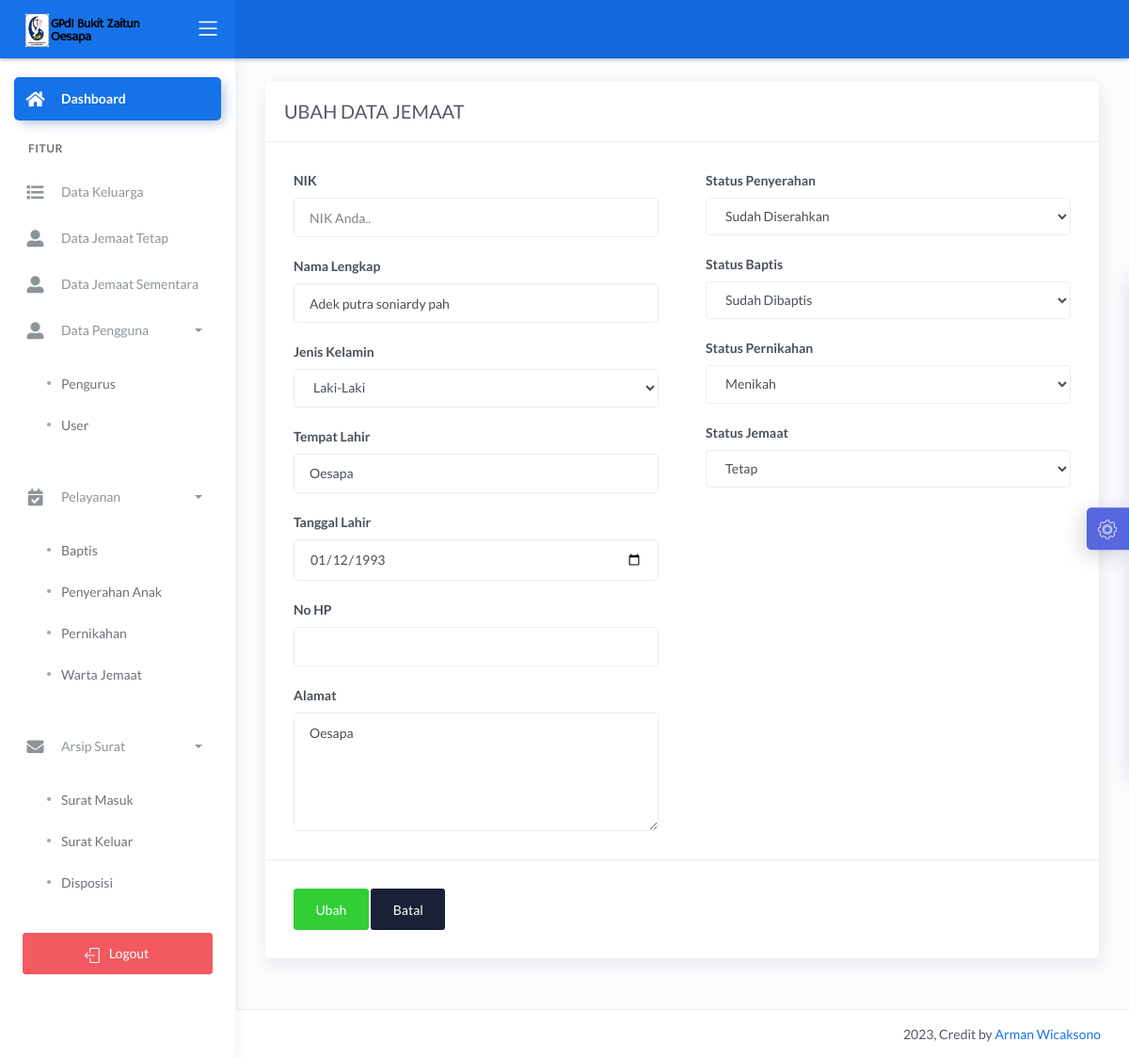
Screenshot of /dashboard/main2.php?halaman=ubah_jemaat&id_jemaat=520 (signed in) with the database file from the repository.
### tables this page shows
CREATE TABLE `jemaat` (
  `id_jemaat` int(11) NOT NULL,
  `tanggal_pendaftaran` date DEFAULT NULL,
  `nik` varchar(16) DEFAULT NULL,
  `nama` varchar(50) NOT NULL,
  `tempat_lahir` varchar(20) NOT NULL,
  `tanggal_lahir` date NOT NULL,
  `no_hp` varchar(12) NOT NULL,
  `jenis_kelamin` enum('Laki-laki','Perempuan') NOT NULL,
  `alamat` text NOT NULL,
  `status_j` int(11) NOT NULL,
  `ket` varchar(10) NOT NULL,
  `username` varchar(20) NOT NULL,
  `password` varchar(20) NOT NULL,
  `baptis` int(11) NOT NULL,
  `penyerahan` int(11) NOT NULL,
  `pernikahan` int(11) NOT NULL
);

### dashboard/ubah_jemaat.php (the view, shortened to what this page needs)
<?php
if (isset($_GET['id_jemaat'])) {
	$id_jemaat = $_GET['id_jemaat'];
	$tampil_nik = "SELECT * FROM jemaat WHERE id_jemaat=$id_jemaat";
	$query = mysqli_query($konek, $tampil_nik);
	$data = mysqli_fetch_array($query, MYSQLI_BOTH);
	$nik = $data['nik'];
	$nama = $data['nama'];
	$tempat = $data['tempat_lahir'];
	$tanggal = $data['tanggal_lahir'];
	$jekel = $data['jenis_kelamin'];
    $alamat =$data['alamat'];
    $no_hp =$data['no_hp'];
    $ket =$data['ket'];
    $penyerahan =$data['penyerahan'];
    $baptis =$data['baptis'];
    $pernikahan =$data['pernikahan'];
}
?>
<link href="css/sweetalert.css" rel="stylesheet" type="text/css">
<div class="page-inner">
	<div class="row">
		<div class="col-md-12">
			<form method="POST">
				<div class="card">
					<div class="card-header">
						<div class="card-title">UBAH DATA JEMAAT</div>
					</div>
					<div class="card-body">
						<div class="row">
							<div class="col-md-6 col-lg-6">
								<div class="form-group">
									<label>NIK</label>
									<input  type="number" name="nik" class="form-control" placeholder="NIK Anda.." value="<?= $nik; ?>">
								</div>
								<div class="form-group">
									<label>Nama Lengkap</label>
									<input type="text" name="nama" class="form-control" placeholder="Nama Lengkap Anda.." value="<?= $nama; ?>">
								</div>
								<div class="form-group">
									<label>Jenis Kelamin</label>
									<select name="jekel" class="form-control">
										<option value="Laki-Laki" <?php if ($jekel == "Laki-laki") echo 'selected' ?>>Laki-Laki</option>
									</select>
								</div>
								<div class="form-group">
									<label>Tempat Lahir</label>
									<input type="text" name="tempat" class="form-control" value="<?= $tempat; ?>">
								</div>
								<div class="form-group">
									<label>Tanggal Lahir</label>
									<input type="date" name="tgl" class="form-control" value="<?= $tanggal; ?>">
								</div>
								<div class="form-group">
									<label for="comment">No HP</label>
									<input type="text" name="no_hp" class="form-control" value="<?= $no_hp; ?>">
								</div>
								<div class="form-group">
									<label for="comment">Alamat</label>
									<textarea class="form-control" name="alamat" rows="5"><?= $alamat ?></textarea>
								</div>
							</div>
							<div class="col-md-6 col-lg-6">
								<div class="form-group">
									<label>Status Penyerahan</label>
									<select name="penyerahan" class="form-control">
										<option value="1"<?php if ($penyerahan == 1) echo 'selected' ?>>Sudah Diserahkan</option>
									</select>
								</div>
								<div class="form-group">
									<label>Status Baptis</label>
									<select name="baptis" class="form-control">
										<option value="1" <?php if ($baptis == 1) echo 'selected' ?>>Sudah Dibaptis</option>
									</select>
								</div>
								<div class="form-group">
									<label>Status Pernikahan</label>
									<select name="pernikahan" class="form-control">
										<option value="1"<?php if ($pernikahan == 1) echo 'selected' ?>>Menikah</option>
									</select>
								</div>
								<div class="form-group">
									<label>Status Jemaat</label>
									<select name="ket" class="form-control">
										<option value="1" <?php if ($ket == 1) echo 'selected' ?>>Tetap</option>
									</select>
								</div>
							</div>
						</div>
					</div>
					<div class="card-action">
						<button name="ubah" class="btn btn-success">Ubah</button>
						<a href="?halaman=beranda" class="btn btn-default">Batal</a>
					</div>
				</div>
		</div>
	</div>
</div>

### rows the page displays
jemaat: nama "Adek putra soniardy pah", jekel "Laki-Laki", tempat "Oesapa", tgl "01/12/1993", alamat "Oesapa", penyerahan "Sudah Diserahkan", baptis "Sudah Dibaptis", pernikahan "Menikah", ket "Tetap"
